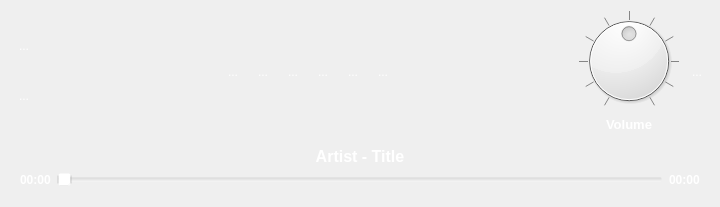
            <widget class="QFrame" name="playerFrame">
             <property name="frameShape">
              <enum>QFrame::NoFrame</enum>
             </property>
             <property name="frameShadow">
              <enum>QFrame::Raised</enum>
             </property>
             <layout class="QGridLayout" name="gridLayout_8">
              <item row="0" column="0">
               <widget class="QFrame" name="playmodeframe">
                <property name="styleSheet">
                 <string notr="true"/>
                </property>
                <property name="frameShape">
                 <enum>QFrame::NoFrame</enum>
                </property>
                <property name="frameShadow">
                 <enum>QFrame::Plain</enum>
                </property>
                <property name="lineWidth">
                 <number>0</number>
                </property>
                <layout class="QVBoxLayout" name="verticalLayout_9">
                 <property name="leftMargin">
                  <number>1</number>
                 </property>
                 <property name="topMargin">
                  <number>1</number>
                 </property>
                 <property name="rightMargin">
                  <number>1</number>
                 </property>
                 <property name="bottomMargin">
                  <number>1</number>
                 </property>
                 <item>
                  <widget class="QToolButton" name="shuffle">
                   <property name="styleSheet">
                    <string notr="true">color: rgb(255, 255, 255);</string>
                   </property>
                   <property name="text">
                    <string>...</string>
                   </property>
                   <property name="icon">
                    <iconset>
                     <normaloff>:/multimedia/player/icons/media-playlist-shuffle-3.png</normaloff>:/multimedia/player/icons/media-playlist-shuffle-3.png</iconset>
                   </property>
                   <property name="iconSize">
                    <size>
                     <width>32</width>
                     <height>32</height>
                    </size>
                   </property>
                   <property name="checkable">
                    <bool>true</bool>
                   </property>
                   <property name="checked">
                    <bool>false</bool>
                   </property>
                   <property name="autoRaise">
                    <bool>true</bool>
                   </property>
                  </widget>
                 </item>
                 <item>
                  <widget class="QToolButton" name="toolButton">
                   <property name="styleSheet">
                    <string notr="true">color: rgb(255, 255, 255);</string>
                   </property>
                   <property name="text">
                    <string>...</string>
                   </property>
                   <property name="icon">
                    <iconset>
                     <normaloff>:/multimedia/player/icons/media-playlist-repeat-2.png</normaloff>:/multimedia/player/icons/media-playlist-repeat-2.png</iconset>
                   </property>
                   <property name="iconSize">
                    <size>
                     <width>32</width>
                     <height>32</height>
                    </size>
                   </property>
                   <property name="checkable">
                    <bool>true</bool>
                   </property>
                   <property name="autoRaise">
                    <bool>true</bool>
                   </property>
                  </widget>
                 </item>
                </layout>
               </widget>
              </item>
              <item row="0" column="1">
               <spacer name="horizontalSpacer_3">
                <property name="orientation">
                 <enum>Qt::Horizontal</enum>
                </property>
                <property name="sizeHint" stdset="0">
                 <size>
                  <width>40</width>
                  <height>20</height>
                 </size>
                </property>
               </spacer>
              </item>
              <item row="0" column="2">
               <widget class="QToolButton" name="skip_backward">
                <property name="styleSheet">
                 <string notr="true">color: rgb(255, 255, 255);</string>
                </property>
                <property name="text">
                 <string>...</string>
                </property>
                <property name="icon">
                 <iconset>
                  <normaloff>:/multimedia/player/icons/media-skip-backward-8.png</normaloff>:/multimedia/player/icons/media-skip-backward-8.png</iconset>
                </property>
                <property name="iconSize">
                 <size>
                  <width>48</width>
                  <height>48</height>
                 </size>
                </property>
                <property name="autoRaise">
                 <bool>true</bool>
                </property>
               </widget>
              </item>
              <item row="0" column="3">
               <widget class="QToolButton" name="seek_backward">
                <property name="styleSheet">
                 <string notr="true">color: rgb(255, 255, 255);</string>
                </property>
                <property name="text">
                 <string>...</string>
                </property>
                <property name="icon">
                 <iconset>
                  <normaloff>:/multimedia/player/icons/media-seek-backward-8.png</normaloff>:/multimedia/player/icons/media-seek-backward-8.png</iconset>
                </property>
                <property name="iconSize">
                 <size>
                  <width>48</width>
                  <height>48</height>
                 </size>
                </property>
                <property name="autoRaise">
                 <bool>true</bool>
                </property>
               </widget>
              </item>
              <item row="0" column="4">
               <widget class="QToolButton" name="play">
                <property name="styleSheet">
                 <string notr="true">color: rgb(255, 255, 255);</string>
                </property>
                <property name="text">
                 <string>...</string>
                </property>
                <property name="icon">
                 <iconset>
                  <normaloff>:/multimedia/player/icons/media-playback-start-8.png</normaloff>
                  <activeon>:/multimedia/player/icons/media-playback-pause-8.png</activeon>:/multimedia/player/icons/media-playback-start-8.png</iconset>
                </property>
                <property name="iconSize">
                 <size>
                  <width>48</width>
                  <height>48</height>
                 </size>
                </property>
                <property name="checkable">
                 <bool>true</bool>
                </property>
                <property name="checked">
                 <bool>false</bool>
                </property>
                <property name="autoRaise">
                 <bool>true</bool>
                </property>
               </widget>
              </item>
              <item row="0" column="5">
               <widget class="QToolButton" name="stop">
                <property name="styleSheet">
                 <string notr="true">color: rgb(255, 255, 255);</string>
                </property>
                <property name="text">
                 <string>...</string>
                </property>
                <property name="icon">
                 <iconset>
                  <normaloff>:/multimedia/player/icons/media-playback-stop-8.png</normaloff>:/multimedia/player/icons/media-playback-stop-8.png</iconset>
                </property>
                <property name="iconSize">
                 <size>
                  <width>48</width>
                  <height>48</height>
                 </size>
                </property>
                <property name="autoRaise">
                 <bool>true</bool>
                </property>
               </widget>
              </item>
              <item row="0" column="6">
               <widget class="QToolButton" name="seek_forward">
                <property name="styleSheet">
                 <string notr="true">color: rgb(255, 255, 255);</string>
                </property>
                <property name="text">
                 <string>...</string>
                </property>
                <property name="icon">
                 <iconset>
                  <normaloff>:/multimedia/player/icons/media-seek-forward-8.png</normaloff>:/multimedia/player/icons/media-seek-forward-8.png</iconset>
                </property>
                <property name="iconSize">
                 <size>
                  <width>48</width>
                  <height>48</height>
                 </size>
                </property>
                <property name="autoRaise">
                 <bool>true</bool>
                </property>
               </widget>
              </item>
              <item row="0" column="7">
               <widget class="QToolButton" name="skip_forward">
                <property name="styleSheet">
                 <string notr="true">color: rgb(255, 255, 255);</string>
                </property>
                <property name="text">
                 <string>...</string>
                </property>
                <property name="icon">
                 <iconset>
                  <normaloff>:/multimedia/player/icons/media-skip-forward-8.png</normaloff>:/multimedia/player/icons/media-skip-forward-8.png</iconset>
                </property>
                <property name="iconSize">
                 <size>
                  <width>48</width>
                  <height>48</height>
                 </size>
                </property>
                <property name="autoRaise">
                 <bool>true</bool>
                </property>
               </widget>
              </item>
              <item row="0" column="8">
               <spacer name="horizontalSpacer_2">
                <property name="orientation">
                 <enum>Qt::Horizontal</enum>
                </property>
                <property name="sizeHint" stdset="0">
                 <size>
                  <width>40</width>
                  <height>20</height>
                 </size>
                </property>
               </spacer>
              </item>
              <item row="0" column="9">
               <widget class="QFrame" name="volumeFrame">
                <property name="frameShape">
                 <enum>QFrame::NoFrame</enum>
                </property>
                <property name="frameShadow">
                 <enum>QFrame::Raised</enum>
                </property>
                <layout class="QVBoxLayout" name="verticalLayout_3">
                 <property name="leftMargin">
                  <number>0</number>
                 </property>
                 <property name="topMargin">
                  <number>0</number>
                 </property>
                 <property name="rightMargin">
                  <number>0</number>
                 </property>
                 <property name="bottomMargin">
                  <number>0</number>
                 </property>
                 <item>
                  <widget class="QDial" name="volume">
                   <property name="autoFillBackground">
                    <bool>false</bool>
                   </property>
                   <property name="styleSheet">
                    <string notr="true">color: rgb(255, 255, 255);</string>
                   </property>
                   <property name="maximum">
                    <number>100</number>
                   </property>
                   <property name="value">
                    <number>50</number>
                   </property>
                   <property name="orientation">
                    <enum>Qt::Horizontal</enum>
                   </property>
                   <property name="wrapping">
                    <bool>false</bool>
                   </property>
                   <property name="notchTarget">
                    <double>10.000000000000000</double>
                   </property>
                   <property name="notchesVisible">
                    <bool>true</bool>
                   </property>
                  </widget>
                 </item>
                 <item>
                  <widget class="QLabel" name="volume_label">
                   <property name="styleSheet">
                    <string notr="true">color: rgb(255, 255, 255);</string>
                   </property>
                   <property name="text">
                    <string>&lt;html&gt;&lt;head/&gt;&lt;body&gt;&lt;p&gt;&lt;span style=&quot; font-size:10pt; font-weight:600;&quot;&gt;Volume&lt;/span&gt;&lt;/p&gt;&lt;/body&gt;&lt;/html&gt;</string>
                   </property>
                   <property name="textFormat">
                    <enum>Qt::RichText</enum>
                   </property>
                   <property name="alignment">
                    <set>Qt::AlignCenter</set>
                   </property>
                  </widget>
                 </item>
                </layout>
               </widget>
              </item>
              <item row="0" column="10">
               <widget class="QToolButton" name="mute">
                <property name="enabled">
                 <bool>true</bool>
                </property>
                <property name="styleSheet">
                 <string notr="true">color: rgb(255, 255, 255);</string>
                </property>
                <property name="text">
                 <string>...</string>
                </property>
                <property name="icon">
                 <iconset>
                  <normaloff>:/multimedia/player/icons/kmixdocked_mute-2.png</normaloff>
                  <activeon>:/multimedia/player/icons/kmixdocked_error-2.png</activeon>:/multimedia/player/icons/kmixdocked_mute-2.png</iconset>
                </property>
                <property name="iconSize">
                 <size>
                  <width>32</width>
                  <height>32</height>
                 </size>
                </property>
                <property name="checkable">
                 <bool>true</bool>
                </property>
                <property name="checked">
                 <bool>false</bool>
                </property>
                <property name="autoRaise">
                 <bool>true</bool>
                </property>
               </widget>
              </item>
              <item row="1" column="0" colspan="11">
               <widget class="QFrame" name="nowPLayingFrame">
                <property name="frameShape">
                 <enum>QFrame::NoFrame</enum>
                </property>
                <property name="frameShadow">
                 <enum>QFrame::Plain</enum>
                </property>
                <property name="lineWidth">
                 <number>0</number>
                </property>
                <layout class="QGridLayout" name="gridLayout_7">
                 <item row="2" column="0">
                  <layout class="QHBoxLayout" name="horizontalLayout">
                   <item>
                    <widget class="QLabel" name="startTimeLabel">
                     <property name="font">
                      <font>
                       <weight>75</weight>
                       <bold>true</bold>
                      </font>
                     </property>
                     <property name="styleSheet">
                      <string notr="true">color: rgb(255, 255, 255);
background-color: rgba(255, 255, 255, 0);</string>
                     </property>
                     <property name="text">
                      <string>00:00</string>
                     </property>
                    </widget>
                   </item>
                   <item>
                    <widget class="QSlider" name="seeker">
                     <property name="styleSheet">
                      <string>color: rgb(255, 255, 255);
background-color: rgba(255, 255, 255, 0);</string>
                     </property>
                     <property name="maximum">
                      <number>100</number>
                     </property>
                     <property name="singleStep">
                      <number>2</number>
                     </property>
                     <property name="orientation">
                      <enum>Qt::Horizontal</enum>
                     </property>
                    </widget>
                   </item>
                   <item>
                    <widget class="QLabel" name="endTimeLabel">
                     <property name="font">
                      <font>
                       <weight>75</weight>
                       <bold>true</bold>
                      </font>
                     </property>
                     <property name="styleSheet">
                      <string notr="true">color: rgb(255, 255, 255);
background-color: rgba(255, 255, 255, 0);</string>
                     </property>
                     <property name="text">
                      <string>00:00</string>
                     </property>
                    </widget>
                   </item>
                  </layout>
                 </item>
                 <item row="0" column="0">
                  <widget class="QLabel" name="playingNowLabel">
                   <property name="sizePolicy">
                    <sizepolicy hsizetype="Minimum" vsizetype="Minimum">
                     <horstretch>0</horstretch>
                     <verstretch>0</verstretch>
                    </sizepolicy>
                   </property>
                   <property name="minimumSize">
                    <size>
                     <width>680</width>
                     <height>0</height>
                    </size>
                   </property>
                   <property name="styleSheet">
                    <string notr="true">color: rgb(255, 255, 255);
background-color: rgba(255, 255, 255, 0);</string>
                   </property>
                   <property name="frameShape">
                    <enum>QFrame::NoFrame</enum>
                   </property>
                   <property name="frameShadow">
                    <enum>QFrame::Plain</enum>
                   </property>
                   <property name="text">
                    <string>&lt;html&gt;&lt;head/&gt;&lt;body&gt;&lt;p align=&quot;center&quot;&gt;&lt;span style=&quot; font-size:12pt; font-weight:600;&quot;&gt;Artist - Title&lt;/span&gt;&lt;/p&gt;&lt;/body&gt;&lt;/html&gt;</string>
                   </property>
                   <property name="textFormat">
                    <enum>Qt::RichText</enum>
                   </property>
                  </widget>
                 </item>
                </layout>
               </widget>
              </item>
             </layout>
            </widget>
